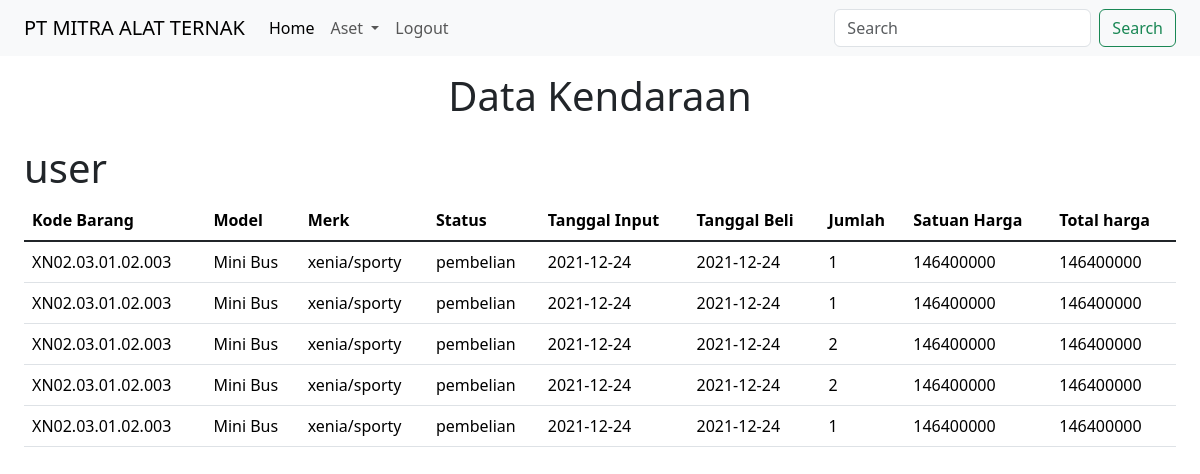
The app's page /tampilankendaraan.php (signed in) with its own data.
### tables this page shows
CREATE TABLE `crudkendaraan` (
  `id` int(30) NOT NULL,
  `no_brg` varchar(30) NOT NULL,
  `model` varchar(30) NOT NULL,
  `merk` varchar(30) NOT NULL,
  `status` varchar(30) NOT NULL,
  `tgl_input` date NOT NULL,
  `th_beli` date NOT NULL,
  `jumlah` int(3) NOT NULL,
  `stn_hrg` int(30) NOT NULL,
  `ttl_hrg` int(30) NOT NULL
);

### controller/datakendaraan.php (the view, shortened to what this page needs)
<?php
class KendaraanBermotor {
    protected $db;
    public function __construct($koneksi){
        $this->db= $koneksi;
    }
            ?>
            <?php
    public function Tampilkendaraan ($query){
        $query = $this->db->prepare($query);
        $query->execute();
        while($row = $query->fetch(PDO::FETCH_ASSOC))
        {
            ?>
                <tr>
                <td><?php echo "{$row['no_brg']}"; ?></td>
                <td><?php echo "{$row['model']}"; ?></td>
                <td><?php echo "{$row['merk']}"; ?></td>
                <td><?php echo "{$row['status']}"; ?></td>
                <td><?php echo "{$row['tgl_input']}"; ?></td>
                <td><?php echo "{$row['th_beli']}"; ?></td>
                <td><?php echo "{$row['jumlah']}"; ?></td>
                <td><?php echo "{$row['stn_hrg']}"; ?></td>
                <td><?php echo "{$row['ttl_hrg']}"; ?></td>
                </tr>
            <?php
        }
    }
}

### records on screen
crudkendaraan: no_brg "XN02.03.01.02.003", model "Mini Bus", merk "xenia/sporty", status "pembelian", tgl_input "2021-12-24", th_beli "2021-12-24", jumlah "1", stn_hrg "146400000", ttl_hrg "146400000"
crudkendaraan: no_brg "XN02.03.01.02.003", model "Mini Bus", merk "xenia/sporty", status "pembelian", tgl_input "2021-12-24", th_beli "2021-12-24", jumlah "1", stn_hrg "146400000", ttl_hrg "146400000"
crudkendaraan: no_brg "XN02.03.01.02.003", model "Mini Bus", merk "xenia/sporty", status "pembelian", tgl_input "2021-12-24", th_beli "2021-12-24", jumlah "2", stn_hrg "146400000", ttl_hrg "146400000"
crudkendaraan: no_brg "XN02.03.01.02.003", model "Mini Bus", merk "xenia/sporty", status "pembelian", tgl_input "2021-12-24", th_beli "2021-12-24", jumlah "2", stn_hrg "146400000", ttl_hrg "146400000"
crudkendaraan: no_brg "XN02.03.01.02.003", model "Mini Bus", merk "xenia/sporty", status "pembelian", tgl_input "2021-12-24", th_beli "2021-12-24", jumlah "1", stn_hrg "146400000", ttl_hrg "146400000"
